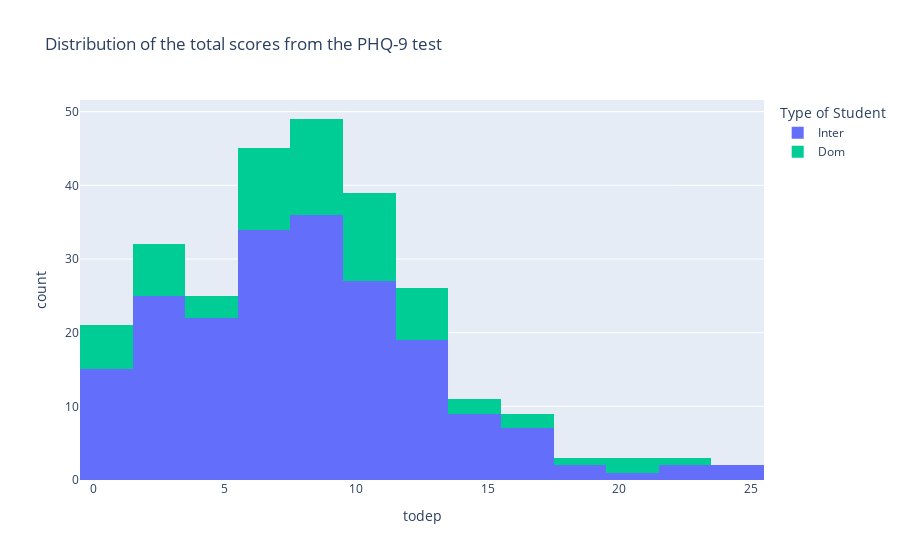

The notebook cell saved with this chart:
### Markdown cell above
### Histograms

### Code cell
# Create the histogram figure
fig = px.histogram(
    
# Select the dataframe
    data_frame=data,
    
# Select the column you want to visualize
    x="todep",

# Select the additional column to determine different groups of data
    color="inter_dom",

# Clean up the labels
    title="Distribution of the total scores from the PHQ-9 test",
    labels={"inter_dom":"Type of Student", "ToDep":"Total PHQ-9 Scores"})

# Show the figure
fig.show()

### Figure 1 — Plotly figure (JSON) as saved in the notebook; plotly's stock layout.template omitted (floating-point values rounded to 4 significant figures; data arrays with more than 128 entries replaced by an {"elided": "..."} marker saying what was removed)
{"data": [{"alignmentgroup": "True", "bingroup": "x", "hovertemplate": "Type of Student=Inter<br>todep=%{x}<br>count=%{y}<extra></extra>", "legendgroup": "Inter", "marker": {"color": "#636efa", "pattern": {"shape": ""}}, "name": "Inter", "offsetgroup": "Inter", "orientation": "v", "showlegend": true, "type": "histogram", "x": {"elided": "201 int values"}, "xaxis": "x", "yaxis": "y"}, {"alignmentgroup": "True", "bingroup": "x", "hovertemplate": "Type of Student=<br>todep=%{x}<br>count=%{y}<extra></extra>", "legendgroup": "", "marker": {"color": "#EF553B", "pattern": {"shape": ""}}, "name": "", "offsetgroup": "", "orientation": "v", "showlegend": false, "type": "histogram", "x": [null, null, null, null, null, null, null, null, null, null, null, null, null, null, null, null, null, null], "xaxis": "x", "yaxis": "y"}, {"alignmentgroup": "True", "bingroup": "x", "hovertemplate": "Type of Student=Dom<br>todep=%{x}<br>count=%{y}<extra></extra>", "legendgroup": "Dom", "marker": {"color": "#00cc96", "pattern": {"shape": ""}}, "name": "Dom", "offsetgroup": "Dom", "orientation": "v", "showlegend": true, "type": "histogram", "x": [12, 9, 7, 3, 10, 6, 6, 0, 13, 9, 7, 20, 21, 23, 2, 13, 7, 11, 5, 1, 8, 8, 11, 11, 0, 8, 16, 7, 2, 14, 9, 10, 15, 10, 12, 11, 11, 10, 3, 4, 18, 9, 5, 2, 7, 10, 7, 6, 9, 2, 13, 10, 9, 6, 0, 13, 9, 9, 17, 13, 0, 11, 8, 2, 9, 1, 7], "xaxis": "x", "yaxis": "y"}], "layout": {"barmode": "relative", "legend": {"title": {"text": "Type of Student"}, "tracegroupgap": 0}, "title": {"text": "Distribution of the total scores from the PHQ-9 test"}, "xaxis": {"anchor": "y", "domain": [0, 1], "title": {"text": "todep"}}, "yaxis": {"anchor": "x", "domain": [0, 1], "title": {"text": "count"}}}}
